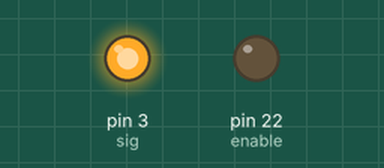
A program run on a simulated Arduino Mega 2560, built with avr-gcc and run on an emulated ATmega2560. On the bench: output pins drawn as LEDs (lit = HIGH). Pins used as bus, display or sensor lines are not drawn.

Above: at 0.1 s.
Timing chart, 0 to 1.6 s (numbered marks = the images above):
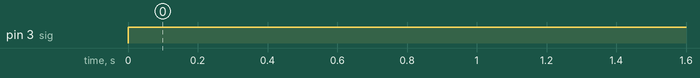

Measured:
- by itself, pin 3 (sig): LOW → HIGH at 0.00 s

The program:

main.cpp
```cpp
#include <Arduino.h>
#define enable 22
#define s0 24
#define s1 26
#define s2 28
#define s3 30
#define sig 3


void setup() {
  Serial.begin(9600);
  pinMode(22, OUTPUT);
  pinMode(24, OUTPUT);
  pinMode(26, OUTPUT);
  pinMode(28, OUTPUT);
  pinMode(30, OUTPUT);

}
int time;
void loop() {
digitalWrite(enable,LOW);
time=millis()/1000;
if(time%7==1){
digitalWrite(s0, LOW);
digitalWrite(s1, LOW);
digitalWrite(s2, LOW);
digitalWrite(s3, LOW);
analogWrite(sig,255);

digitalWrite(s0, HIGH);
digitalWrite(s1, LOW);
digitalWrite(s2, LOW);
digitalWrite(s3, LOW);
analogWrite(sig,255);


digitalWrite(s0, LOW);
digitalWrite(s1, HIGH);
digitalWrite(s2, LOW);
digitalWrite(s3, LOW);
analogWrite(sig,255);

}
if(time%7==2){
digitalWrite(s0, HIGH);
digitalWrite(s1, LOW);
digitalWrite(s2, LOW);
digitalWrite(s3, LOW);
analogWrite(sig,255);


digitalWrite(s0, LOW);
digitalWrite(s1, HIGH);
digitalWrite(s2, LOW);
digitalWrite(s3, LOW);
analogWrite(sig,255);

}
if(time%7==3){
digitalWrite(s0, LOW);
digitalWrite(s1, LOW);
digitalWrite(s2, LOW);
digitalWrite(s3, LOW);
analogWrite(sig,255);

digitalWrite(s0, LOW);
digitalWrite(s1, HIGH);
digitalWrite(s2, LOW);
digitalWrite(s3, LOW);
analogWrite(sig,255);

}
if(time%7==4){
digitalWrite(s0, LOW);
digitalWrite(s1, LOW);
digitalWrite(s2, LOW);
digitalWrite(s3, LOW);
analogWrite(sig,255);

digitalWrite(s0, HIGH);
digitalWrite(s1, LOW);
digitalWrite(s2, LOW);
digitalWrite(s3, LOW);
analogWrite(sig,255);
}
if(time%7==5){
digitalWrite(s0, LOW);
digitalWrite(s1, HIGH);
digitalWrite(s2, LOW);
digitalWrite(s3, LOW);
analogWrite(sig,255);

}
if(time%7==6){


digitalWrite(s0, HIGH);
digitalWrite(s1, LOW);
digitalWrite(s2, LOW);
digitalWrite(s3, LOW);
analogWrite(sig,255);


}
if(time%7==0){
digitalWrite(s0, LOW);
digitalWrite(s1, LOW);
digitalWrite(s2, LOW);
digitalWrite(s3, LOW);
analogWrite(sig,255);
}


}
```
